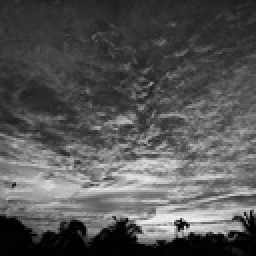
%> input picture Lab/test2.jpg, 128 x 128 px, shrunk from 256 x 256 before the run (shown 2 times larger)
$ octave Matching.m   (GNU Octave 9; MATLAB toolbox functions it lacks are replaced by stand-ins)
%> lines starting %> are read from the running program, lines starting %| are printed output that depends on the picture
clc;
clear all;
close all;

x = imread('test2.jpg');
%> x is the input picture: size 128x128x3 uint8; min 0, max 244, mean 85
ref = imread('image2.jpg');
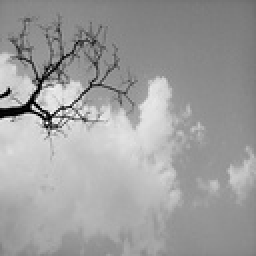
%> input picture Lab/image2.jpg, 128 x 128 px, shrunk from 256 x 256 before the run (shown 2 times larger)
%> ref is the input picture: size 128x128x3 uint8; min 0, max 255, mean 158.1
r = size(x,1);
%> r = 128
c = size(x,2);
%> c = 128

xh = uint8(zeros(r,c));

n = r*c;
%> n = 16384

f = zeros(256,1);
pdf = zeros(256,1);
cdf = zeros(256,1);
cum = zeros(256,1);
out = zeros(256,1);

for i=1:r
    for j=1:c
        value = x(i,j);
        f(value+1) = f(value+1)+1;
        pdf(value+1)=f(value+1)/n;
    end;
end;
%> after the loop, f = 256 values, max 345 at index 3, min 0 at index 241, mean 64; pdf = 256 values, max 0.0211 at index 3, min 0 at index 241, mean 0.00391
sum = 0;
L = 255;
for i=1: size(pdf)
    sum = sum+f(i);
    cum(i)=sum;
    cdf(i)=cum(i)/n;
    out(i)=round(cdf(i)*L);
end;
%> this loop made 256 passes
%> sum on passes 1 to 3: 261, 578, 923
%> after the loop, cdf = 256 values from 0.0159 to 1; cum = 256 values from 261 to 16384; out = 256 values from 4 to 255; sum = 16384

for i=1:r
    for j=1:c
        xh(i,j)=out(x(i,j)+1);
    end;
end;
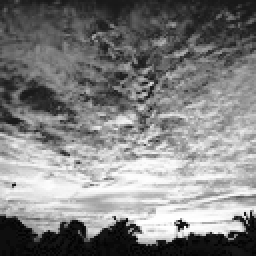
%> xh: size 128x128 uint8 (shown 2 times larger); min 4, max 255, mean 128.6

%-------------------------------------------------
rr = size(ref,1);
%> rr = 128
rc = size(ref,2);
%> rc = 128

rh = uint8(zeros(rr,rc));

rn = r*c;
%> rn = 16384

rf = zeros(256,1);
rpdf = zeros(256,1);
rcdf = zeros(256,1);
rcum = zeros(256,1);
rout = zeros(256,1);

for i=1:r
    for j=1:c
        rvalue = ref(i,j);
        rf(rvalue+1) = rf(rvalue+1)+1;
        rpdf(rvalue+1)=rf(rvalue+1)/n;
    end
end
%> after the loop, rf = 256 values, max 350 at index 138, min 0 at index 18, mean 64; rpdf = 256 values, max 0.0214 at index 138, min 0 at index 18, mean 0.00391
rsum = 0;
rL = 255;
for i=1: size(rpdf)
    rsum = rsum+rf(i);
    rcum(i)=rsum;
    rcdf(i)=rcum(i)/rn;
    rout(i)=round(rcdf(i)*rL);
end
%> this loop made 256 passes
%> rsum on passes 1 to 3: 36, 47, 57
%> after the loop, rcdf = 256 values from 0.0022 to 1; rcum = 256 values from 36 to 16384; rout = 256 values from 1 to 255; rsum = 16384

for i=1:r
    for j=1:c
        rh(i,j)=rout(ref(i,j)+1);
    end
end
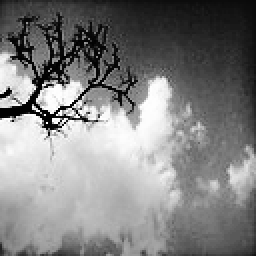
%> rh: size 128x128 uint8 (shown 2 times larger); min 1, max 255, mean 128.9

for i=1:r
    for j=1:c
       for k=1:256
           if rout(k)>= xh(i,j)
               break;
           end
       end
       output(i,j) = k-1;
    end
end
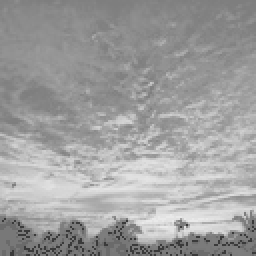
%> output: size 128x128 double (shown 2 times larger); min 58, max 233, mean 159

output = uint8(output);
%> output: size 128x128 uint8
%------------------------------------------------
subplot(221);imshow(x);title('Input');
subplot(222);imshow(ref);title('Reference');
subplot(224);imshow(output);title('Output');
